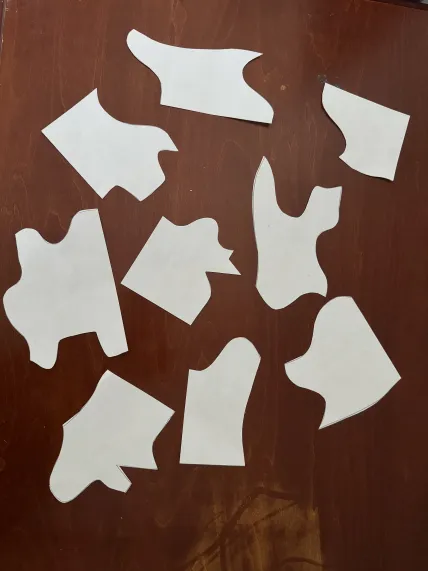
#> input picture unsolved.png, 428 x 571 px
$ python test.py
#> lines starting #> are read from the running program, lines starting #| are printed output that depends on the picture; after the words box and inside, x2 and y2 are one past the last pixel; in counts of white or black regions, pixels touching at a corner belong together
import cv2
import matplotlib.pyplot as plt
import numpy as np

unsolved = cv2.imread("./unsolved.png")
#> unsolved is the input picture: shape (571, 428, 3); mean B, G, R 80.5, 92.1, 119.5
unsolved = cv2.cvtColor(unsolved, cv2.COLOR_BGR2GRAY)
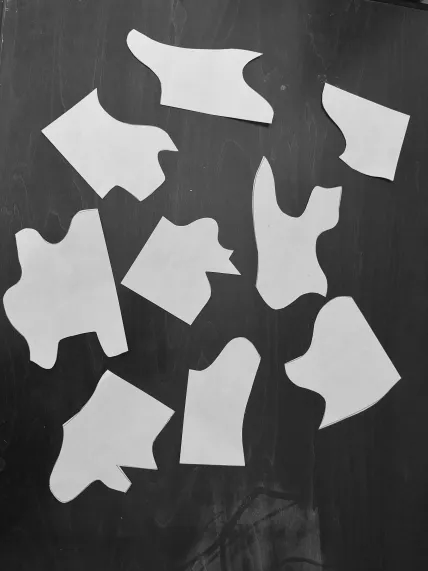
#> unsolved: shape (571, 428); min 13, max 249, mean 99

_, thresholded = cv2.threshold(unsolved, 127, 255, cv2.THRESH_BINARY)
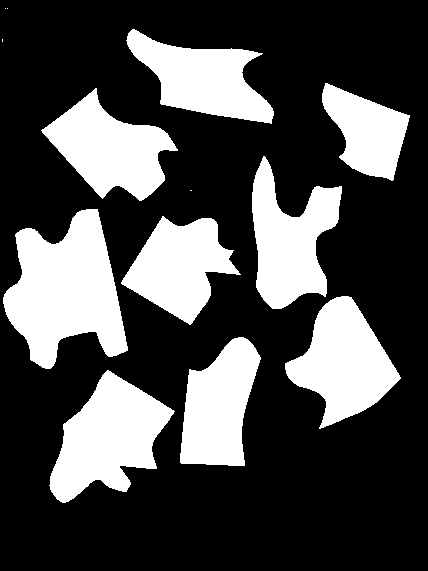
#> thresholded: shape (571, 428); 29.4% white; 13 white regions (4 under 20 px), largest, box (x1, y1, x2, y2) and area: (3, 209, 128, 369) 12242, (49, 370, 175, 503) 9212, (285, 296, 401, 429) 8226

pieces = []
width = len(thresholded[0])
#> width = 428
height = len(thresholded)
#> height = 571
visited = [[False for _ in range(width)] for __ in range(height)]
#> visited = 571 items

def neighbors(i, j):
    n = []
    if i > 0:
        n.append([i - 1, j])
    if i < height - 1:
        n.append([i + 1, j])
    if j > 0:
        n.append([i, j - 1])
    if j < width - 1:
        n.append([i, j + 1])
    return n

def dfs(i, j):
    st = [[i, j]]
    while len(st) != 0:
        curr_i, curr_j = st.pop()
        visited[curr_i][curr_j] = True
        for n in neighbors(curr_i, curr_j):
            if thresholded[n[0]][n[1]] == 255 and not visited[n[0]][n[1]]:
                st.append(n)

for i in range(height):
    for j in range(width):
        if not visited[i][j] and thresholded[i][j] == 255:
            pieces.append((i, j))
            dfs(i, j)

print(pieces)
#| [(8, 5), (8, 7), (29, 132), (39, 2), (83, 325), (88, 95), (156, 263), (190, 190), (209, 86), (216, 162), (296, 341), (337, 238), (370, 107)]

$ run again, with easy_puzzle.png copied over unsolved.png
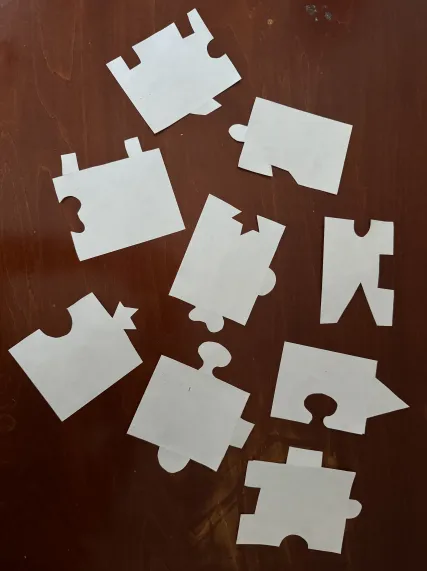
#> input picture easy_puzzle.png, 427 x 571 px
#> unsolved is the input picture: shape (571, 427, 3); mean B, G, R 72.4, 82.8, 106
#> `unsolved = cv2.cvtColor(unsolved, cv2.COLOR_BGR2GRAY)`:
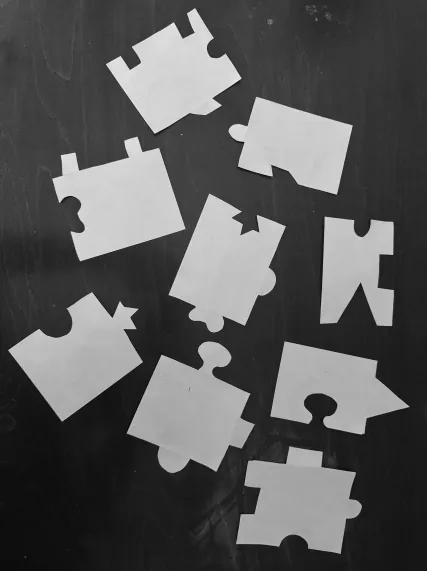
#> unsolved: shape (571, 427); min 7, max 235, mean 88.5
#> `_, thresholded = cv2.threshold(unsolved, 127, 255, cv2.THRESH_BINARY)`:
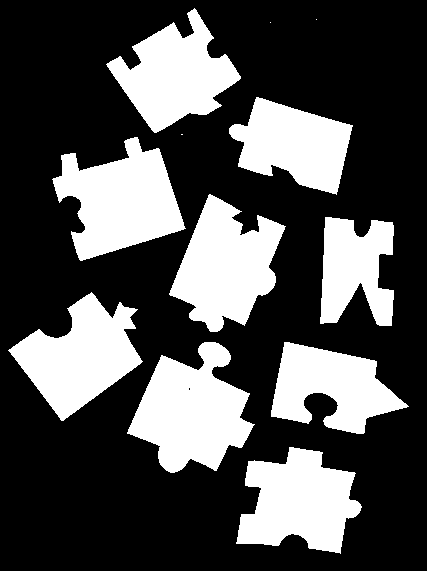
#> thresholded: shape (571, 427); 30.9% white; 12 white regions (3 under 20 px), largest, box (x1, y1, x2, y2) and area: (127, 342, 255, 473) 9935, (52, 137, 186, 261) 9580, (169, 194, 286, 332) 9270
#> width = 427
#> height = 571
#> visited = 571 items
#| [(8, 194), (19, 316), (22, 270), (97, 256), (134, 181), (137, 134), (194, 209), (217, 325), (292, 91), (342, 204), (342, 284), (447, 289)]
